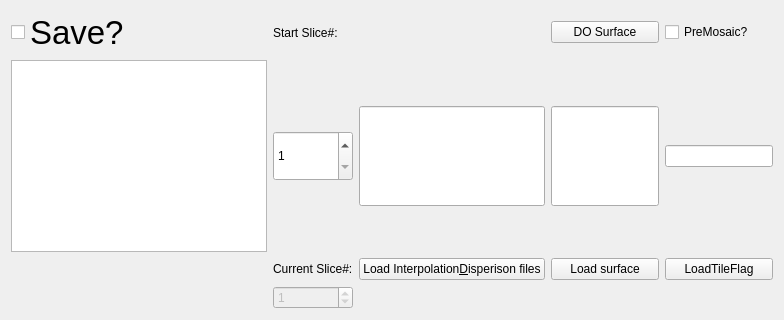
        <widget class="QWidget" name="Generaltab">
         <attribute name="title">
          <string>Save</string>
         </attribute>
         <layout class="QGridLayout" name="gridLayout_10">
          <item row="1" column="1">
           <widget class="QLabel" name="label_23">
            <property name="text">
             <string>Start Slice#:</string>
            </property>
           </widget>
          </item>
          <item row="6" column="3">
           <widget class="QPushButton" name="LoadSurface">
            <property name="text">
             <string>Load surface</string>
            </property>
           </widget>
          </item>
          <item row="5" column="0">
           <widget class="QTextEdit" name="DIR">
            <property name="enabled">
             <bool>true</bool>
            </property>
            <property name="maximumSize">
             <size>
              <width>400</width>
              <height>16777215</height>
             </size>
            </property>
           </widget>
          </item>
          <item row="6" column="1">
           <widget class="QLabel" name="label_28">
            <property name="text">
             <string>Current Slice#:</string>
            </property>
           </widget>
          </item>
          <item row="5" column="1">
           <widget class="QSpinBox" name="SliceN">
            <property name="minimumSize">
             <size>
              <width>0</width>
              <height>50</height>
             </size>
            </property>
            <property name="maximumSize">
             <size>
              <width>200</width>
              <height>16777215</height>
             </size>
            </property>
            <property name="minimum">
             <number>1</number>
            </property>
            <property name="maximum">
             <number>10000</number>
            </property>
           </widget>
          </item>
          <item row="5" column="3">
           <widget class="QLineEdit" name="Surf_DIR">
            <property name="minimumSize">
             <size>
              <width>0</width>
              <height>100</height>
             </size>
            </property>
            <property name="maximumSize">
             <size>
              <width>200</width>
              <height>16777215</height>
             </size>
            </property>
           </widget>
          </item>
          <item row="7" column="1">
           <widget class="QSpinBox" name="CuSlice">
            <property name="enabled">
             <bool>false</bool>
            </property>
            <property name="maximum">
             <number>10000</number>
            </property>
            <property name="value">
             <number>1</number>
            </property>
           </widget>
          </item>
          <item row="5" column="2">
           <widget class="QLineEdit" name="InD_DIR">
            <property name="minimumSize">
             <size>
              <width>0</width>
              <height>100</height>
             </size>
            </property>
            <property name="maximumSize">
             <size>
              <width>300</width>
              <height>16777215</height>
             </size>
            </property>
           </widget>
          </item>
          <item row="1" column="0">
           <widget class="QCheckBox" name="Save">
            <property name="font">
             <font>
              <pointsize>25</pointsize>
             </font>
            </property>
            <property name="layoutDirection">
             <enum>Qt::LeftToRight</enum>
            </property>
            <property name="text">
             <string>Save?</string>
            </property>
            <property name="iconSize">
             <size>
              <width>30</width>
              <height>30</height>
             </size>
            </property>
           </widget>
          </item>
          <item row="6" column="2">
           <widget class="QPushButton" name="LoadInD">
            <property name="text">
             <string>Load Interpolation&amp;Disperison files</string>
            </property>
           </widget>
          </item>
          <item row="1" column="3">
           <widget class="QPushButton" name="redoSurf">
            <property name="maximumSize">
             <size>
              <width>200</width>
              <height>16777215</height>
             </size>
            </property>
            <property name="text">
             <string>DO Surface</string>
            </property>
           </widget>
          </item>
          <item row="5" column="4">
           <widget class="QLineEdit" name="Tile_DIR"/>
          </item>
          <item row="6" column="4">
           <widget class="QPushButton" name="LoadTileFlag">
            <property name="text">
             <string>LoadTileFlag</string>
            </property>
           </widget>
          </item>
          <item row="1" column="4">
           <widget class="QCheckBox" name="PreMosaic">
            <property name="text">
             <string>PreMosaic?</string>
            </property>
           </widget>
          </item>
         </layout>
        </widget>
